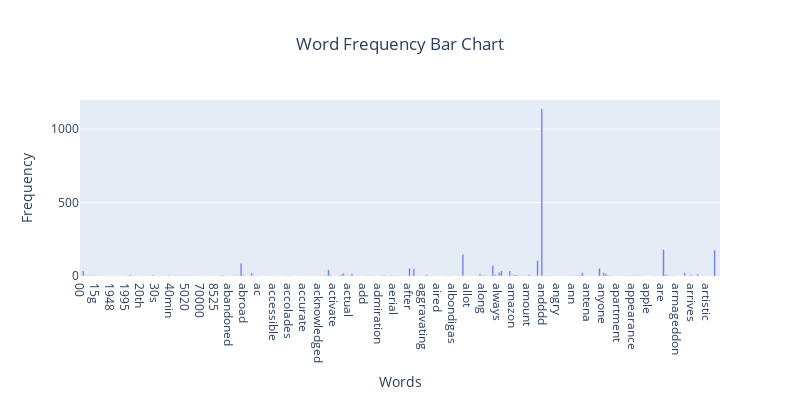

Source (notebook cell):
### Code cell
import plotly.express as px
import plotly.graph_objects as go

x_data = count_vect.get_feature_names()[:300]
y_data = term_frequencies[:300]

fig = go.Figure()
fig.add_trace(
    go.Bar(
        x=x_data,
        y=y_data,
    )
)

fig.update_layout(
    xaxis_title="Words",
    yaxis_title="Frequency",
    title_text="Word Frequency Bar Chart",
    title_x=0.5,  
    width=800,
    height=400,
)
fig.show()

### Figure 1 — Plotly figure (JSON) as saved in the notebook; plotly's stock layout.template omitted (floating-point values rounded to 4 significant figures; data arrays with more than 128 entries replaced by an {"elided": "..."} marker saying what was removed)
{"data": [{"type": "bar", "x": {"elided": "300 str values"}, "y": {"elided": "300 int values"}}], "layout": {"height": 400, "title": {"text": "Word Frequency Bar Chart", "x": 0.5}, "width": 800, "xaxis": {"title": {"text": "Words"}}, "yaxis": {"title": {"text": "Frequency"}}}}
